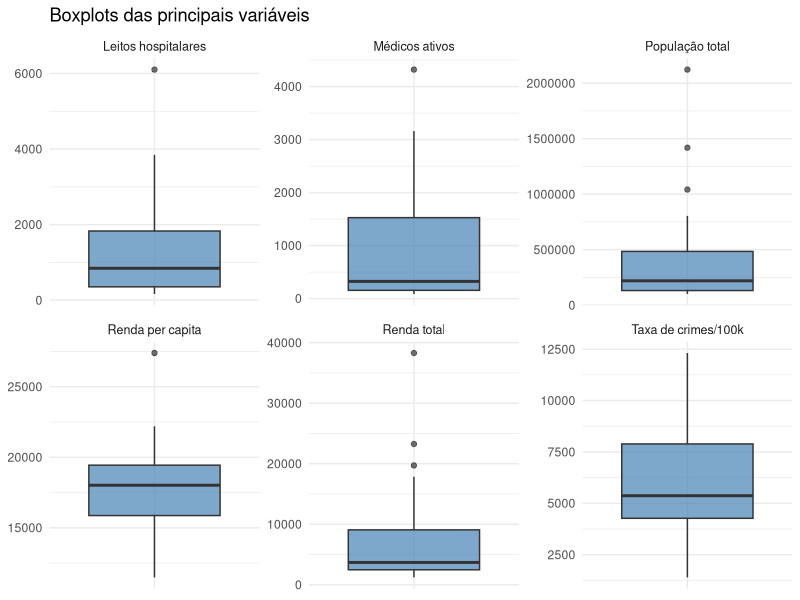
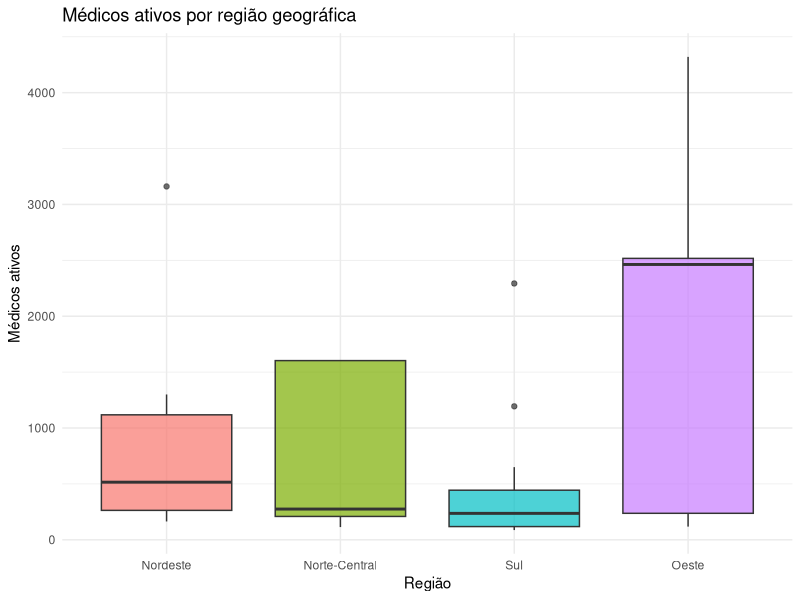
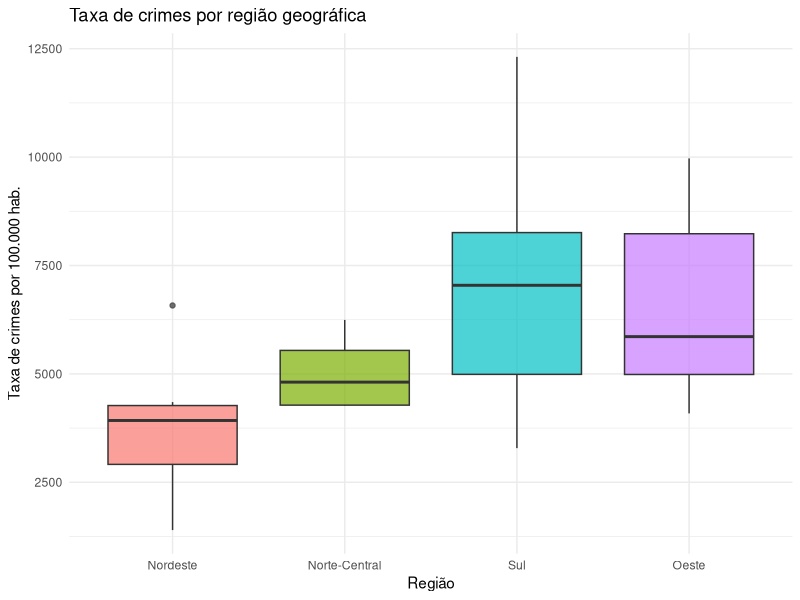
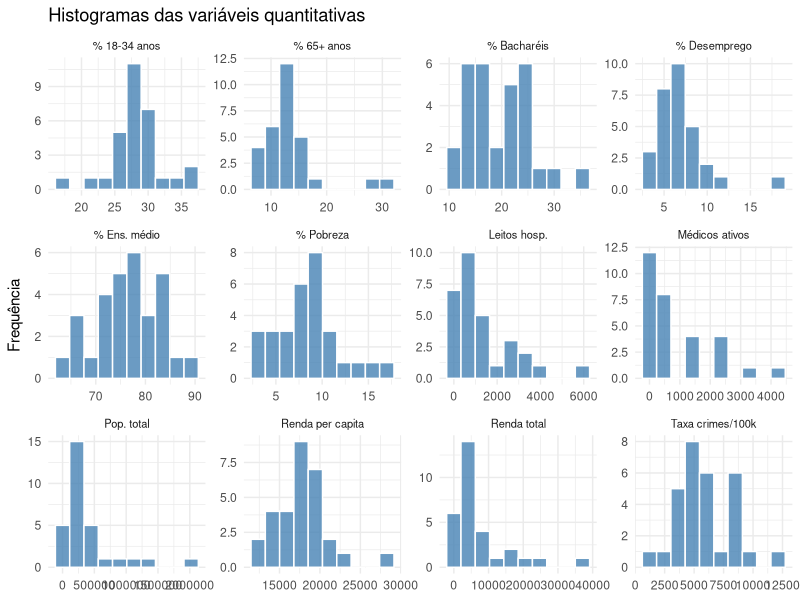
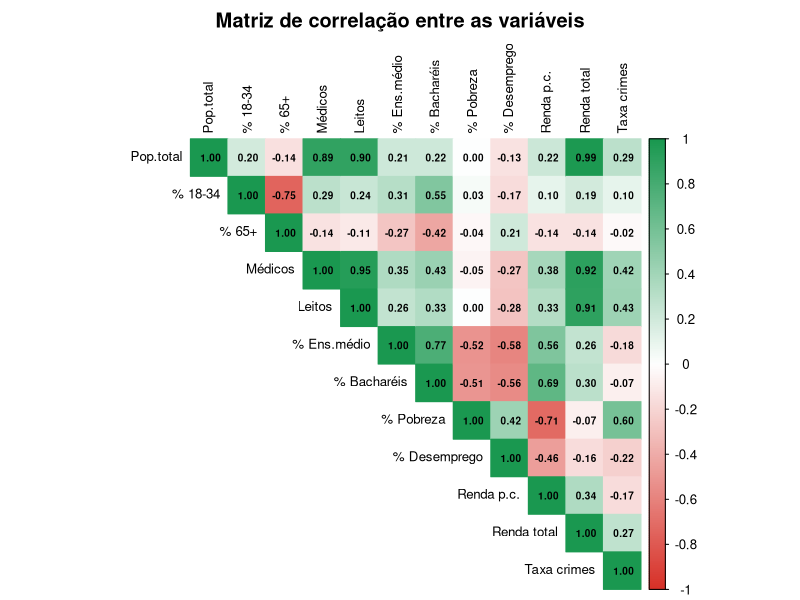

The R script that drew these images, in order: (Note: this script raises an error after producing the figures.)
## ---- chunk 1

library(ggplot2)
library(tidyverse)
library(openxlsx)
library(readxl)
library(corrplot)

setwd("C:/Users/Helio/OneDrive/Documents/Analise_regressao_linear/trabalho")

database <- read.xlsx("dados_trabalho.xlsx")

# Criar taxa de crimes por 100.000 habitantes
database$taxa_crimes <- database$x9 / database$x4 * 100000

# Região como fator com rótulos
database$x16 <- factor(database$x16, levels = 1:4,
                        labels = c("Nordeste", "Norte-Central", "Sul", "Oeste"))

## ---- chunk 2

set.seed(123)

indices_amostra <- sample(1:nrow(database), size = 30, replace = FALSE)

dados_modelo    <- database[indices_amostra, ]
dados_validacao <- database[-indices_amostra, ]

cat("Observações para o modelo:   ", nrow(dados_modelo), "\n")
cat("Observações para validação:  ", nrow(dados_validacao), "\n")

## ---- chunk 3

classificacao <- data.frame(
  Código      = c("x3","x4","x5","x6","x7","x8","x9","x10","x11","x12","x13","x14","x15","x16","taxa_crimes"),
  Descrição   = c("Área da cidade (mi²)","População total","% pop. 18-34 anos",
                  "% pop. 65+ anos","Médicos ativos","Leitos hospitalares",
                  "Total de crimes","% ensino médio completo","% bacharéis",
                  "% abaixo da pobreza","% desempregados","Renda per capita",
                  "Renda total (mi USD)","Região geográfica","Taxa de crimes/100k hab."),
  Tipo        = c("Quantitativa","Quantitativa","Quantitativa","Quantitativa",
                  "Quantitativa","Quantitativa","Quantitativa","Quantitativa",
                  "Quantitativa","Quantitativa","Quantitativa","Quantitativa",
                  "Quantitativa","Qualitativa","Quantitativa"),
  Escala      = c("Razão","Razão","Razão","Razão","Razão","Razão","Razão",
                  "Razão","Razão","Razão","Razão","Razão","Razão","Nominal","Razão")
)

knitr::kable(classificacao, caption = "Classificação das variáveis do estudo")

## ---- chunk 4

vars_num <- dados_modelo[, c("x3","x4","x5","x6","x7","x8","x9",
                              "x10","x11","x12","x13","x14","x15","taxa_crimes")]

resumo <- data.frame(
  Variável = names(vars_num),
  N        = sapply(vars_num, function(x) sum(!is.na(x))),
  Média    = sapply(vars_num, mean, na.rm = TRUE),
  Mediana  = sapply(vars_num, median, na.rm = TRUE),
  DP       = sapply(vars_num, sd, na.rm = TRUE),
  Mín      = sapply(vars_num, min, na.rm = TRUE),
  Máx      = sapply(vars_num, max, na.rm = TRUE)
)

resumo[, 3:7] <- round(resumo[, 3:7], 2)

knitr::kable(resumo, row.names = FALSE,
             caption = "Estatísticas descritivas — amostra de modelagem (n=30)")

## ---- chunk 5

knitr::kable(
  table(dados_modelo$x16),
  col.names = c("Região", "Frequência"),
  caption   = "Frequência de cidades por região geográfica — amostra de modelagem"
)

## ---- chunk 6

vars_box <- dados_modelo %>%
  select(x4, x7, x8, x14, x15, taxa_crimes) %>%
  pivot_longer(everything(), names_to = "variavel", values_to = "valor") %>%
  mutate(variavel = recode(variavel,
    x4 = "População total", x7 = "Médicos ativos",
    x8 = "Leitos hospitalares", x14 = "Renda per capita",
    x15 = "Renda total", taxa_crimes = "Taxa de crimes/100k"))

ggplot(vars_box, aes(x = variavel, y = valor)) +
  geom_boxplot(fill = "steelblue", alpha = 0.7) +
  facet_wrap(~variavel, scales = "free", ncol = 3) +
  labs(title = "Boxplots das principais variáveis", x = NULL, y = NULL) +
  theme_minimal() +
  theme(axis.text.x = element_blank(), strip.text = element_text(size = 9))

## ---- chunk 7

ggplot(dados_modelo, aes(x = x16, y = x7, fill = x16)) +
  geom_boxplot(alpha = 0.7) +
  labs(title = "Médicos ativos por região geográfica",
       x = "Região", y = "Médicos ativos") +
  theme_minimal() +
  theme(legend.position = "none")

## ---- chunk 8

ggplot(dados_modelo, aes(x = x16, y = taxa_crimes, fill = x16)) +
  geom_boxplot(alpha = 0.7) +
  labs(title = "Taxa de crimes por região geográfica",
       x = "Região", y = "Taxa de crimes por 100.000 hab.") +
  theme_minimal() +
  theme(legend.position = "none")

## ---- chunk 9

vars_hist <- dados_modelo %>%
  select(x4, x5, x6, x7, x8, x10, x11, x12, x13, x14, x15, taxa_crimes) %>%
  pivot_longer(everything(), names_to = "variavel", values_to = "valor") %>%
  mutate(variavel = recode(variavel,
    x4 = "Pop. total", x5 = "% 18-34 anos", x6 = "% 65+ anos",
    x7 = "Médicos ativos", x8 = "Leitos hosp.", x10 = "% Ens. médio",
    x11 = "% Bacharéis", x12 = "% Pobreza", x13 = "% Desemprego",
    x14 = "Renda per capita", x15 = "Renda total", taxa_crimes = "Taxa crimes/100k"))

ggplot(vars_hist, aes(x = valor)) +
  geom_histogram(bins = 10, fill = "steelblue", color = "white", alpha = 0.8) +
  facet_wrap(~variavel, scales = "free", ncol = 4) +
  labs(title = "Histogramas das variáveis quantitativas", x = NULL, y = "Frequência") +
  theme_minimal() +
  theme(strip.text = element_text(size = 8))

## ---- chunk 10

vars_cor <- dados_modelo %>%
  select(x4, x5, x6, x7, x8, x10, x11, x12, x13, x14, x15, taxa_crimes)

names(vars_cor) <- c("Pop.total","% 18-34","% 65+","Médicos","Leitos",
                     "% Ens.médio","% Bacharéis","% Pobreza",
                     "% Desemprego","Renda p.c.","Renda total","Taxa crimes")

matriz_cor <- cor(vars_cor, use = "complete.obs")

corrplot(matriz_cor,
         method  = "color",
         type    = "upper",
         addCoef.col = "black",
         number.cex  = 0.6,
         tl.cex  = 0.8,
         tl.col  = "black",
         col     = colorRampPalette(c("#d73027","white","#1a9850"))(200),
         title   = "Matriz de correlação entre as variáveis",
         mar     = c(0, 0, 2, 0))

## ---- chunk 11

# Função auxiliar para o critério PRESS_p (usado na seleção e no refinamento dos modelos)
PRESS <- function(modelo) sum((residuals(modelo) / (1 - hatvalues(modelo)))^2)

# Teste de Brown-Forsythe (versão modificada do teste de Levene para homocedasticidade):
# divide os resíduos em dois grupos, segundo a mediana dos valores ajustados, e compara
# o desvio absoluto de cada resíduo em relação à mediana do seu grupo por um teste t.
brown_forsythe_test <- function(modelo) {
  e     <- residuals(modelo)
  grupo <- factor(ifelse(fitted(modelo) <= median(fitted(modelo)), "Grupo 1", "Grupo 2"))
  d     <- ave(e, grupo, FUN = function(x) abs(x - median(x)))
  t.test(d ~ grupo, var.equal = TRUE)
}

# Critério Cp de Mallows para comparar um modelo com p parâmetros (SSEp) a um modelo
# de referência com todas as variáveis candidatas (MSE_full)
Cp_mallows <- function(modelo, mse_full, n) {
  p   <- length(coef(modelo))
  sse <- sum(residuals(modelo)^2)
  sse / mse_full - (n - 2 * p)
}

## ---- chunk 12

modelo1 <- lm(x7 ~ x4 + x8 + x15 + x16, data = dados_modelo)
summary(modelo1)

## ---- chunk 13

vif(modelo1)

## ---- chunk 14

par(mfrow = c(2, 2))
plot(modelo1)
par(mfrow = c(1, 1))

## ---- chunk 15

bptest(modelo1)
brown_forsythe_test(modelo1)
shapiro.test(residuals(modelo1))

## ---- chunk 16

modelo1_sem_regiao <- lm(x7 ~ x4 + x8 + x15, data = dados_modelo)
anova(modelo1_sem_regiao, modelo1)
AIC(modelo1, modelo1_sem_regiao)

## ---- chunk 17

modelo1_final <- modelo1_sem_regiao
summary(modelo1_final)
vif(modelo1_final)
